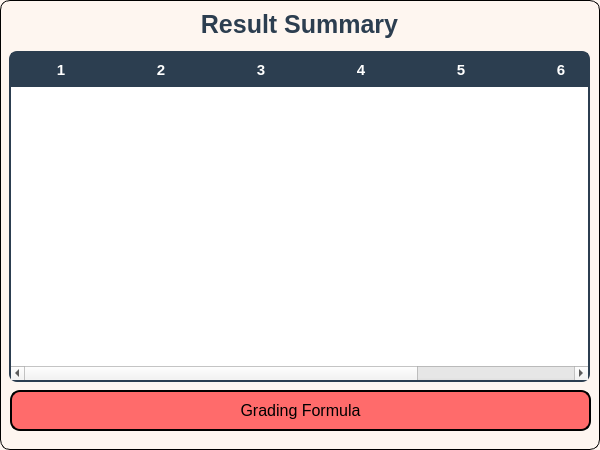
<?xml version="1.0" encoding="UTF-8"?>
<ui version="4.0">
 <class>StudentResult</class>
 <widget class="QDialog" name="StudentResult">
  <property name="geometry">
   <rect>
    <x>0</x>
    <y>0</y>
    <width>600</width>
    <height>450</height>
   </rect>
  </property>
  <property name="windowTitle">
   <string>My Results</string>
  </property>
  <property name="styleSheet">
   <string notr="true">QDialog#StudentResult {
        background-color: #fef6f0   ;
        border: 1px solid black;
        border-radius: 10%;
}</string>
  </property>
  <widget class="QLabel" name="titleLabel">
   <property name="geometry">
    <rect>
     <x>9</x>
     <y>9</y>
     <width>581</width>
     <height>31</height>
    </rect>
   </property>
   <property name="font">
    <font>
     <pointsize>-1</pointsize>
     <bold>true</bold>
    </font>
   </property>
   <property name="styleSheet">
    <string notr="true">QLabel#titleLabel {
        font-size: 25px;
color: #2c3e50 ;
}</string>
   </property>
   <property name="text">
    <string>Result Summary</string>
   </property>
   <property name="alignment">
    <set>Qt::AlignmentFlag::AlignCenter</set>
   </property>
  </widget>
  <widget class="QTableWidget" name="tableWidget">
   <property name="geometry">
    <rect>
     <x>9</x>
     <y>51</y>
     <width>581</width>
     <height>331</height>
    </rect>
   </property>
   <property name="styleSheet">
    <string notr="true">QTableWidget#tableWidget {
    border: 1.5px solid #2c3e50;
    border-radius: 8px;
    background-color: #ffffff;
    font-family: 'Segoe UI', sans-serif;
    font-size: 11pt;
    color: #2c3e50;
    gridline-color: #ecf0f1;
    alternate-background-color: #f7f9fa;
    selection-background-color: #d6eaf8;
    selection-color: #1a252f;
}

QHeaderView::section {
    background-color: #2c3e50;
    color: white;
    font-weight: bold;
    font-size: 11pt;
    padding: 6px;
    border: none;
    font-family: 'Segoe UI', sans-serif;
}

QTableWidget QTableCornerButton::section {
    background-color: #2c3e50;
    border: none;
}

QTableWidget::item {
    padding: 8px 10px;
    font-size: 9pt;
}

QTableWidget::item:selected {
    background-color: #d6eaf8;
    color: #1a252f;
}
</string>
   </property>
   <property name="alternatingRowColors">
    <bool>true</bool>
   </property>
   <property name="selectionMode">
    <enum>QAbstractItemView::SelectionMode::SingleSelection</enum>
   </property>
   <property name="selectionBehavior">
    <enum>QAbstractItemView::SelectionBehavior::SelectRows</enum>
   </property>
   <property name="showGrid">
    <bool>true</bool>
   </property>
   <property name="columnCount">
    <number>7</number>
   </property>
   <property name="horizontalHeaderLabels" stdset="0">
    <stringlist>
     <string>Name</string>
     <string>Class</string>
     <string>Subject</string>
     <string>Marks Obtained</string>
     <string>Total Marks</string>
     <string>Percentage</string>
     <string>Grade</string>
    </stringlist>
   </property>
   <column/>
   <column/>
   <column/>
   <column/>
   <column/>
   <column/>
   <column/>
  </widget>
  <widget class="QPushButton" name="gradingFormulaButton">
   <property name="geometry">
    <rect>
     <x>10</x>
     <y>390</y>
     <width>581</width>
     <height>41</height>
    </rect>
   </property>
   <property name="styleSheet">
    <string notr="true">QPushButton#gradingFormulaButton {
    background-color: #ff6b6b;
    border: 1.5px solid black;
    border-radius: 10px;
    padding: 6px;
    font-size: 16px;
}

/* Hover effect */
QPushButton#gradingFormulaButton:hover {
    background-color: #ee5253;
}

</string>
   </property>
   <property name="text">
    <string>Grading Formula</string>
   </property>
  </widget>
 </widget>
 <resources/>
 <connections/>
</ui>
